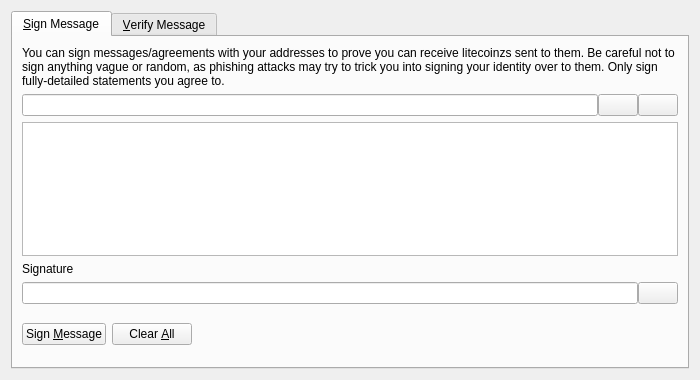
<?xml version="1.0" encoding="UTF-8"?>
<ui version="4.0">
 <class>SignVerifyMessageDialog</class>
 <widget class="QDialog" name="SignVerifyMessageDialog">
  <property name="geometry">
   <rect>
    <x>0</x>
    <y>0</y>
    <width>700</width>
    <height>380</height>
   </rect>
  </property>
  <property name="windowTitle">
   <string>Signatures - Sign / Verify a Message</string>
  </property>
  <property name="modal">
   <bool>true</bool>
  </property>
  <layout class="QVBoxLayout" name="verticalLayout">
   <item>
    <widget class="QTabWidget" name="tabWidget">
     <property name="currentIndex">
      <number>0</number>
     </property>
     <widget class="QWidget" name="tabSignMessage">
      <attribute name="title">
       <string>&amp;Sign Message</string>
      </attribute>
      <layout class="QVBoxLayout" name="verticalLayout_SM">
       <item>
        <widget class="QLabel" name="infoLabel_SM">
         <property name="text">
          <string>You can sign messages/agreements with your addresses to prove you can receive litecoinzs sent to them. Be careful not to sign anything vague or random, as phishing attacks may try to trick you into signing your identity over to them. Only sign fully-detailed statements you agree to.</string>
         </property>
         <property name="textFormat">
          <enum>Qt::PlainText</enum>
         </property>
         <property name="wordWrap">
          <bool>true</bool>
         </property>
        </widget>
       </item>
       <item>
        <layout class="QHBoxLayout" name="horizontalLayout_1_SM">
         <property name="spacing">
          <number>0</number>
         </property>
         <item>
          <widget class="QValidatedLineEdit" name="addressIn_SM">
           <property name="toolTip">
            <string>The LitecoinZ address to sign the message with</string>
           </property>
          </widget>
         </item>
         <item>
          <widget class="QPushButton" name="addressBookButton_SM">
           <property name="toolTip">
            <string>Choose previously used address</string>
           </property>
           <property name="text">
            <string/>
           </property>
           <property name="icon">
            <iconset resource="../bitcoin.qrc">
             <normaloff>:/images/addressbook1</normaloff>:/images/addressbook1</iconset>
           </property>
           <property name="shortcut">
            <string>Alt+A</string>
           </property>
           <property name="autoDefault">
            <bool>false</bool>
           </property>
          </widget>
         </item>
         <item>
          <widget class="QPushButton" name="pasteButton_SM">
           <property name="toolTip">
            <string>Paste address from clipboard</string>
           </property>
           <property name="text">
            <string/>
           </property>
           <property name="icon">
            <iconset resource="../bitcoin.qrc">
             <normaloff>:/images/paste</normaloff>:/images/paste</iconset>
           </property>
           <property name="shortcut">
            <string>Alt+P</string>
           </property>
           <property name="autoDefault">
            <bool>false</bool>
           </property>
          </widget>
         </item>
        </layout>
       </item>
       <item>
        <widget class="QPlainTextEdit" name="messageIn_SM">
         <property name="toolTip">
          <string>Enter the message you want to sign here</string>
         </property>
        </widget>
       </item>
       <item>
        <widget class="QLabel" name="signatureLabel_SM">
         <property name="text">
          <string>Signature</string>
         </property>
         <property name="textFormat">
          <enum>Qt::PlainText</enum>
         </property>
        </widget>
       </item>
       <item>
        <layout class="QHBoxLayout" name="horizontalLayout_2_SM">
         <property name="spacing">
          <number>0</number>
         </property>
         <item>
          <widget class="QLineEdit" name="signatureOut_SM">
           <property name="font">
            <font>
             <italic>true</italic>
            </font>
           </property>
           <property name="readOnly">
            <bool>true</bool>
           </property>
          </widget>
         </item>
         <item>
          <widget class="QPushButton" name="copySignatureButton_SM">
           <property name="toolTip">
            <string>Copy the current signature to the system clipboard</string>
           </property>
           <property name="text">
            <string/>
           </property>
           <property name="icon">
            <iconset resource="../bitcoin.qrc">
             <normaloff>:/images/copy</normaloff>:/images/copy</iconset>
           </property>
           <property name="autoDefault">
            <bool>false</bool>
           </property>
          </widget>
         </item>
        </layout>
       </item>
       <item>
        <layout class="QHBoxLayout" name="horizontalLayout_3_SM">
         <item>
          <widget class="QPushButton" name="signMessageButton_SM">
           <property name="toolTip">
            <string>Sign the message to prove you own this LitecoinZ address</string>
           </property>
           <property name="text">
            <string>Sign &amp;Message</string>
           </property>
           <property name="icon">
            <iconset resource="../bitcoin.qrc">
             <normaloff>:/images/encrypt</normaloff>:/images/encrypt</iconset>
           </property>
           <property name="autoDefault">
            <bool>false</bool>
           </property>
          </widget>
         </item>
         <item>
          <widget class="QPushButton" name="clearButton_SM">
           <property name="toolTip">
            <string>Reset all sign message fields</string>
           </property>
           <property name="text">
            <string>Clear &amp;All</string>
           </property>
           <property name="icon">
            <iconset resource="../bitcoin.qrc">
             <normaloff>:/images/clear</normaloff>:/images/clear</iconset>
           </property>
           <property name="autoDefault">
            <bool>false</bool>
           </property>
          </widget>
         </item>
         <item>
          <spacer name="horizontalSpacer_1_SM">
           <property name="orientation">
            <enum>Qt::Horizontal</enum>
           </property>
           <property name="sizeHint" stdset="0">
            <size>
             <width>40</width>
             <height>48</height>
            </size>
           </property>
          </spacer>
         </item>
         <item>
          <widget class="QLabel" name="statusLabel_SM">
           <property name="font">
            <font>
             <weight>75</weight>
             <bold>true</bold>
            </font>
           </property>
           <property name="text">
            <string/>
           </property>
           <property name="wordWrap">
            <bool>true</bool>
           </property>
          </widget>
         </item>
         <item>
          <spacer name="horizontalSpacer_2_SM">
           <property name="orientation">
            <enum>Qt::Horizontal</enum>
           </property>
           <property name="sizeHint" stdset="0">
            <size>
             <width>40</width>
             <height>48</height>
            </size>
           </property>
          </spacer>
         </item>
        </layout>
       </item>
      </layout>
     </widget>
     <widget class="QWidget" name="tabVerifyMessage">
      <attribute name="title">
       <string>&amp;Verify Message</string>
      </attribute>
      <layout class="QVBoxLayout" name="verticalLayout_VM">
       <item>
        <widget class="QLabel" name="infoLabel_VM">
         <property name="text">
          <string>Enter the receiver's address, message (ensure you copy line breaks, spaces, tabs, etc. exactly) and signature below to verify the message. Be careful not to read more into the signature than what is in the signed message itself, to avoid being tricked by a man-in-the-middle attack. Note that this only proves the signing party receives with the address, it cannot prove sendership of any transaction!</string>
         </property>
         <property name="textFormat">
          <enum>Qt::PlainText</enum>
         </property>
         <property name="alignment">
          <set>Qt::AlignLeading|Qt::AlignLeft|Qt::AlignTop</set>
         </property>
         <property name="wordWrap">
          <bool>true</bool>
         </property>
        </widget>
       </item>
       <item>
        <layout class="QHBoxLayout" name="horizontalLayout_1_VM">
         <property name="spacing">
          <number>0</number>
         </property>
         <item>
          <widget class="QValidatedLineEdit" name="addressIn_VM">
           <property name="toolTip">
            <string>The LitecoinZ address the message was signed with</string>
           </property>
          </widget>
         </item>
         <item>
          <widget class="QPushButton" name="addressBookButton_VM">
           <property name="toolTip">
            <string>Choose previously used address</string>
           </property>
           <property name="text">
            <string/>
           </property>
           <property name="icon">
            <iconset resource="../bitcoin.qrc">
             <normaloff>:/images/addressbook1</normaloff>:/images/addressbook1</iconset>
           </property>
           <property name="shortcut">
            <string>Alt+A</string>
           </property>
           <property name="autoDefault">
            <bool>false</bool>
           </property>
          </widget>
         </item>
        </layout>
       </item>
       <item>
        <widget class="QPlainTextEdit" name="messageIn_VM"/>
       </item>
       <item>
        <widget class="QValidatedLineEdit" name="signatureIn_VM"/>
       </item>
       <item>
        <layout class="QHBoxLayout" name="horizontalLayout_2_VM">
         <item>
          <widget class="QPushButton" name="verifyMessageButton_VM">
           <property name="toolTip">
            <string>Verify the message to ensure it was signed with the specified LitecoinZ address</string>
           </property>
           <property name="text">
            <string>Verify &amp;Message</string>
           </property>
           <property name="icon">
            <iconset resource="../bitcoin.qrc">
             <normaloff>:/images/verify</normaloff>:/images/verify</iconset>
           </property>
           <property name="autoDefault">
            <bool>false</bool>
           </property>
          </widget>
         </item>
         <item>
          <widget class="QPushButton" name="clearButton_VM">
           <property name="toolTip">
            <string>Reset all verify message fields</string>
           </property>
           <property name="text">
            <string>Clear &amp;All</string>
           </property>
           <property name="icon">
            <iconset resource="../bitcoin.qrc">
             <normaloff>:/images/clear</normaloff>:/images/clear</iconset>
           </property>
           <property name="autoDefault">
            <bool>false</bool>
           </property>
          </widget>
         </item>
         <item>
          <spacer name="horizontalSpacer_1_VM">
           <property name="orientation">
            <enum>Qt::Horizontal</enum>
           </property>
           <property name="sizeHint" stdset="0">
            <size>
             <width>40</width>
             <height>48</height>
            </size>
           </property>
          </spacer>
         </item>
         <item>
          <widget class="QLabel" name="statusLabel_VM">
           <property name="font">
            <font>
             <weight>75</weight>
             <bold>true</bold>
            </font>
           </property>
           <property name="text">
            <string/>
           </property>
           <property name="wordWrap">
            <bool>true</bool>
           </property>
          </widget>
         </item>
         <item>
          <spacer name="horizontalSpacer_2_VM">
           <property name="orientation">
            <enum>Qt::Horizontal</enum>
           </property>
           <property name="sizeHint" stdset="0">
            <size>
             <width>40</width>
             <height>48</height>
            </size>
           </property>
          </spacer>
         </item>
        </layout>
       </item>
      </layout>
     </widget>
    </widget>
   </item>
  </layout>
 </widget>
 <customwidgets>
  <customwidget>
   <class>QValidatedLineEdit</class>
   <extends>QLineEdit</extends>
   <header>qvalidatedlineedit.h</header>
  </customwidget>
 </customwidgets>
 <resources>
  <include location="../bitcoin.qrc"/>
 </resources>
 <connections/>
</ui>
